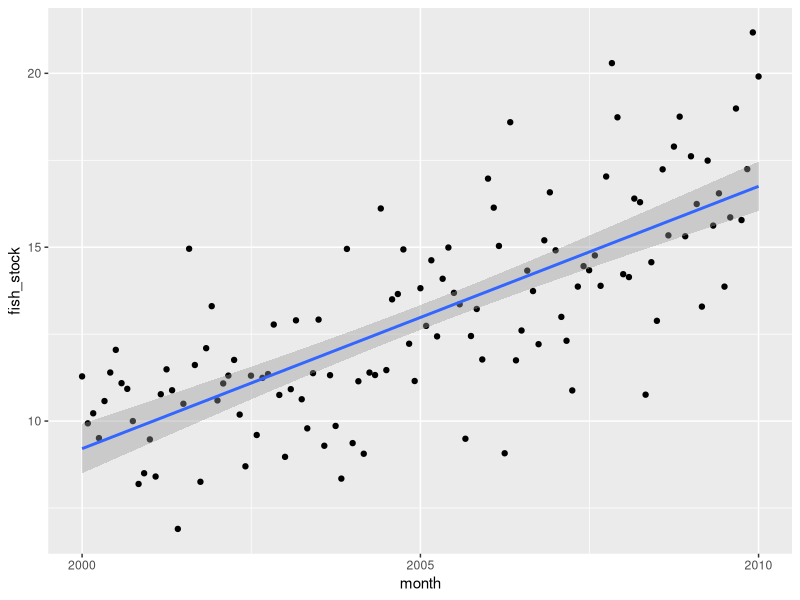
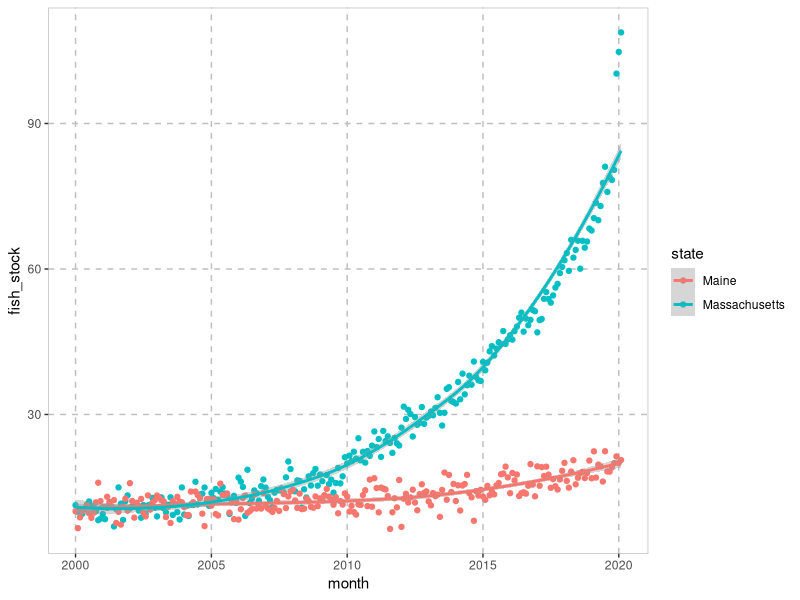
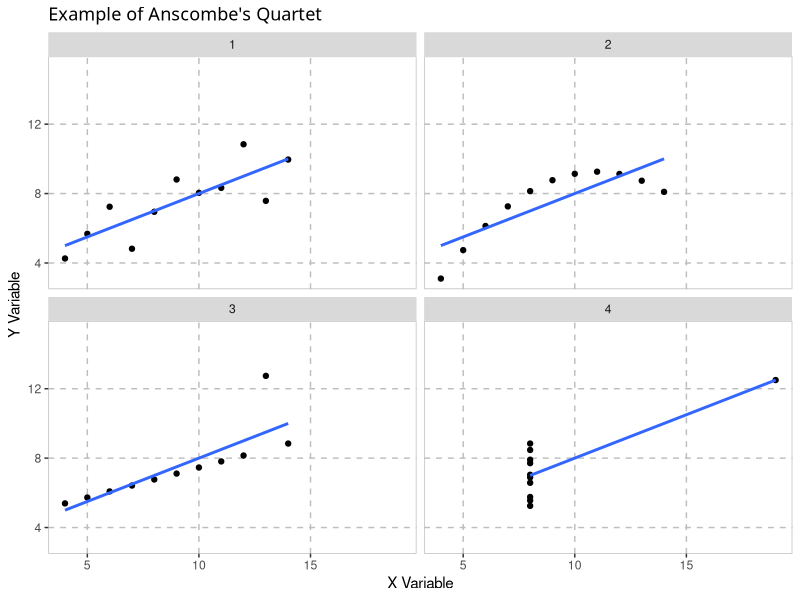

Reproduce these figures in R, in order. (Note: this script raises an error after producing the figures.)
library(tidyverse)
library(lubridate)
library(datasets)
options(scipen=999)

custom_theme <- theme(panel.background = element_rect(fill = "white"),
                      panel.grid.major = element_line(colour = "grey", size=0.5, linetype="dashed"),
                      panel.border = element_rect(fill=NA, color="grey", size=0.5, linetype="solid"),
                      plot.title=element_text(family="inherit", size = "13")
)

# Introduction to data viz exercise 

# First mass data set ----

## Simulate predictor variable
x <- abs(rnorm(121))          

## Simulate the error term
e <- rnorm(121, 0, 2)    

## Compute the outcome via the model
y <- 10 + 4 * x + e 

mass_1<-bind_cols(x,y) %>% 
  rename(date_number=`...1`, 
         fish_stock=`...2`) %>% 
  arrange(date_number) %>%
  mutate(month=seq(from=as.Date('2000-01-01'), 
                   to=as.Date('2010-01-01'), 
                   by='month'), 
         state='Massachusetts')


ggplot(mass_1, aes(x=month, y=fish_stock)) +
  geom_point() + 
  geom_smooth(method='lm')


# Second mass data set ----

## Simulate predictor variable
x <- abs(rnorm(121))          

## Simulate the error term
e <- rnorm(121, 0, 2)    

## Compute the outcome via the model
y <- 20 + 30 * x + e 

mass_total<-mass_1 %>% 
  bind_rows(bind_cols(x,y) %>% 
              rename(date_number=`...1`, 
                     fish_stock=`...2`) %>% 
              arrange(date_number) %>%
              mutate(month=seq(from=as.Date('2010-02-01'), 
                               to=as.Date('2020-02-01'), 
                               by='month'), 
                     state='Massachusetts'))

# All Maine data ----

## Simulate predictor variable
x <- abs(rnorm(242))          

## Simulate the error term
e <- rnorm(242, 0, 2)    

## Compute the outcome via the model
y <- 10 + 4 * x + e 

all_fish_data<-mass_total %>% 
  bind_rows(bind_cols(x,y) %>% 
              rename(date_number=`...1`, 
                     fish_stock=`...2`) %>% 
              arrange(date_number) %>%
              mutate(month=seq(from=as.Date('2000-01-01'), 
                               to=as.Date('2020-02-01'), 
                               by='month'), 
                     state='Maine'))

ggplot(all_fish_data, aes(x=month, y=fish_stock, color=state)) +
  geom_point() + 
  geom_smooth() + 
  custom_theme

# Anscombs Quartet ----

summary(glm(y1~x1, data=anscombe))

summary(glm(y2~x2, data=anscombe))

# Run the above code for y3, x3, y4, x4. Do you notice a similar pattern? (Take 5 Minutes)

ans_x<-anscombe %>% 
  select(1:4) %>%
  rename(`1`=x1, 
         `2`=x2, 
         `3`=x3, 
         `4`=x4) %>% 
  gather('data_example', 'total_x', 1:4) %>% 
  select(total_x)

ans_y<-anscombe%>% 
  select(5:8) %>%
  rename(`1`=y1, 
         `2`=y2, 
         `3`=y3, 
         `4`=y4) %>% 
  gather('data_example', 'total_y', 1:4) 

total_anscombe<-ans_y %>% 
  bind_cols(ans_x) 

ggplot(total_anscombe, aes(x=total_x, y=total_y)) + 
  geom_point() + 
  geom_smooth(method='lm', alpha=0) + 
  labs(title='Example of Anscombe\'s Quartet', 
       x='X Variable', 
       y='Y Variable') + 
  facet_wrap(~data_example) + 
  custom_theme

################################
#
# Grammar Graphics ----
#
################################

# 1. The Plot ----

my_base_plot<-ggplot(birth_data, aes(x=date, y=births))

# What does aes() stand for?

?aes()

my_base_plot

# Copy and paste this plot into the session slack!

# 2. The plot ----

line_plot <- my_base_plot + 
  geom_line() 

line_plot

# Copy and paste this plot into the session slack!

# 3. Adding Plots on Top of Plots ----

week_birth_data <- birth_data %>% 
  group_by(week) %>% 
  summarize(ave_births=mean(births, na.rm=T), 
            total_births=sum(births, na.rm=T)) %>% 
  filter(week>as.Date('1999-12-26') & 
           week < as.Date('2014-12-28'))

line_smoothed<-line_plot + 
  geom_line(data=week_birth_data, 
            aes(x=week, y=ave_births), 
            color='orange')

line_smoothed

# What does the "color" argument do?

# Create a graph overlaying the total_births instead of the ave_births. Why would we not want this?

# 4. Adding labels ----

line_with_labels <- line_smoothed + 
  labs(title='US Births by Day and Week 2000-2014', 
       subtitle='Week Line in Orange Shows Average Births by Day', 
       x='Date', 
       y='Births')

line_with_labels

# Do you think there is anything we can do to make these labels clearer? 
# Change the subtitle and paste the plot into the session slack!

# 5. Adding horzontal lines ----

ave_line_with_labels <- line_with_labels + 
  geom_hline(yintercept=mean(birth_data$births, 
                             na.rm=T), 
             color='white'
             )

ave_line_with_labels

# Add an additional horizontal line for the minimum births in a day!

# 6. Adding vertical lines ----

vert_ave_line_with_labels <- ave_line_with_labels + 
  geom_vline(xintercept=c(as.Date('2008-01-01')), 
             color='red'
  )

vert_ave_line_with_labels

# Add one more date as a vertical line in the chart!

# 7. Adding vertical lines ----

final_plot <- vert_ave_line_with_labels + 
  geom_smooth(aes(x=date, y=births))

final_plot

# Copy and paste this graph into the session slack!



